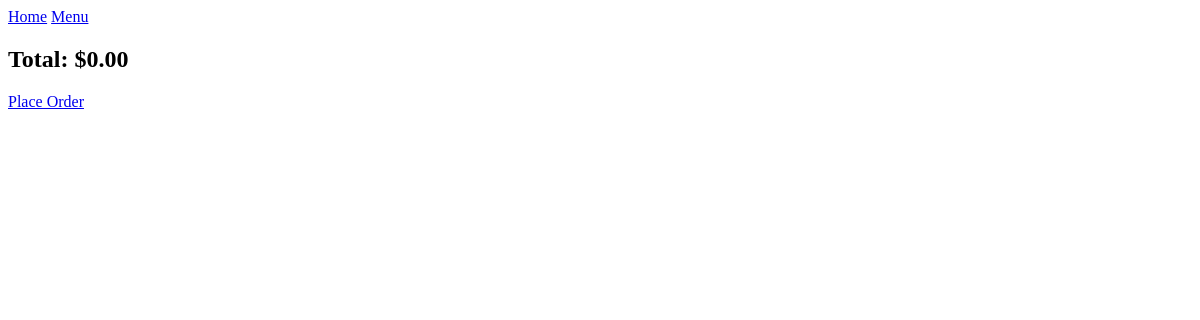
The page /cart/ (signed in) on the database as committed earlier.
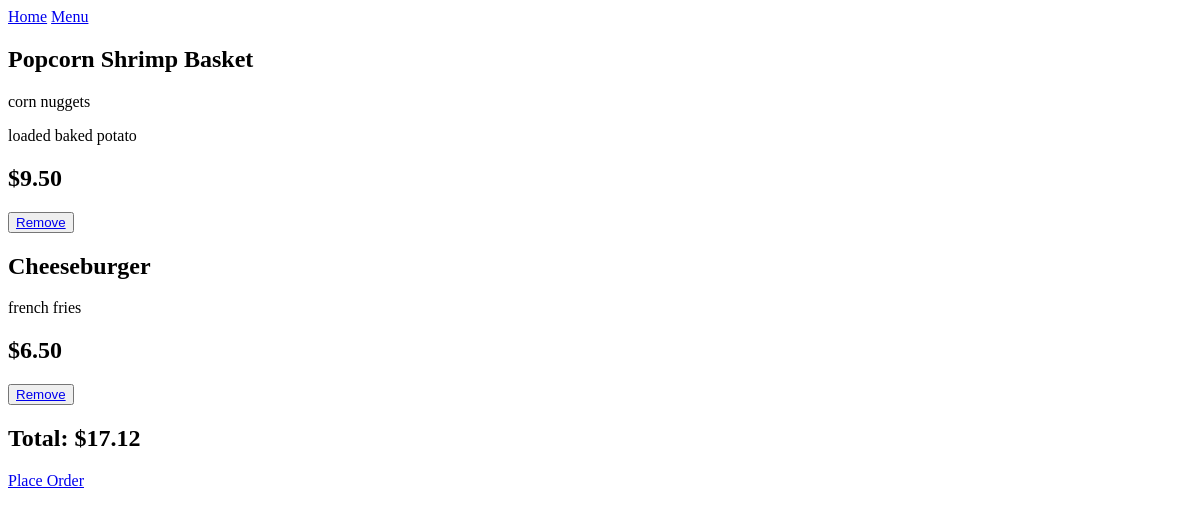
The same page on the database as committed later.
### app/models.py (models this page shows)
class cartItem(models.Model):
    SIDES = [('--Choose a Side--',
    (
    ('corn nuggets', 'Corn Nuggets'),
    ('tater tots', 'Tater Tots'),
    ('french fries', 'French Fries'),
    ('onion rings', 'Onion Rings'),
    ('fried okra', 'Fried Okra'),
    ('loaded baked potato', 'Loaded Baked Potato + $2.50'),
    ('side salad', 'Side Salad + $2.50'),
    ),)]
    id = models.IntegerField(null=False, primary_key=True)
    cart = models.ForeignKey(Cart, on_delete=models.CASCADE, null=True)
    cost = models.DecimalField(default=0, decimal_places=2, max_digits=14)
    name = models.CharField(max_length=100, default="no name")
    type = models.CharField(max_length=20, default="no type")
    side1 = models.CharField(max_length=20,choices=SIDES, blank=False)
    side2 = models.CharField(max_length=20,choices=SIDES, blank=False)
    comment = models.CharField(max_length=1000, blank=True)

### app/views.py (the view)
# urls.py: path('cart/', views.cart, name='cart'),
def cart(request) :
    cart = cartItem.objects.filter(cart=Cart.objects.get(user=request.user))
    total = 0
    for item in cart:
        total += item.cost
    totalTax = total + (total * Decimal(.07))
    if (currentDate.hour * 100 + currentDate.minute >= 130 and currentDate.hour < 19):
        storeHours = True
    else :
        storeHours = False
    return render(request, 'cart.html', {"cart": cart, "total": "{:.2f}".format(totalTax), "isActive": noOrdersButton, "storeHours": storeHours})

### app/templates/cart.html (shortened to what this page needs)
{% load static %}
<!DOCTYPE html>
<html>
  <head>
    <link
      rel="stylesheet"
      href="https://use.fontawesome.com/releases/v5.6.1/css/all.css"
    />
  </head>
  <body>
    <nav class="sticky">
      <a href="{% url 'home' %}" title="Home">Home</a>
      <a href="{% url 'food' %}">Menu</a>
    </nav>
      <div class="ticket-content" id="ticketDisplay">
        {% for item in cart %}
        <div class="ticketItem">
          <h2 class="itemName">{{item.name}}</h2>
          {% if item.type == "big"%}
          <p>{{item.side1}}</p><p>{{item.side2}}</p>
          {% endif %}
          {% if item.type == "small"%}
          <p>{{item.side1}}</p>
          {% endif %}
          <h2 class="itemPrice">${{item.cost}}</h2>
          <button>
            <a href="{% url 'removeFromCart' item.id %}">Remove</a>
          </button>
        </div>
        {% endfor %}
      </div>
      <div class="storeHours">
        <h2 id="total">Total: ${{total}}</h2>
        {% if isActive.isActive == False and storeHours == True %}
        <div class="placeBtn"><a href="{% url 'checkout' %}">Place Order</a></div>
        {% else %}
        <p>Sorry, we are not taking online orders at this time.</p>
        {% endif %}
      </div>
  </body>
</html>

Rows that differ between the two databases and show on the page:
added cartItem: name "Popcorn Shrimp Basket", side1 "corn nuggets", side2 "loaded baked potato", cost "9.50"
added cartItem: name "Cheeseburger", side1 "french fries", cost "6.50"
Other text that changed with them:
{{ total }}: "0.00" → "17.12"
